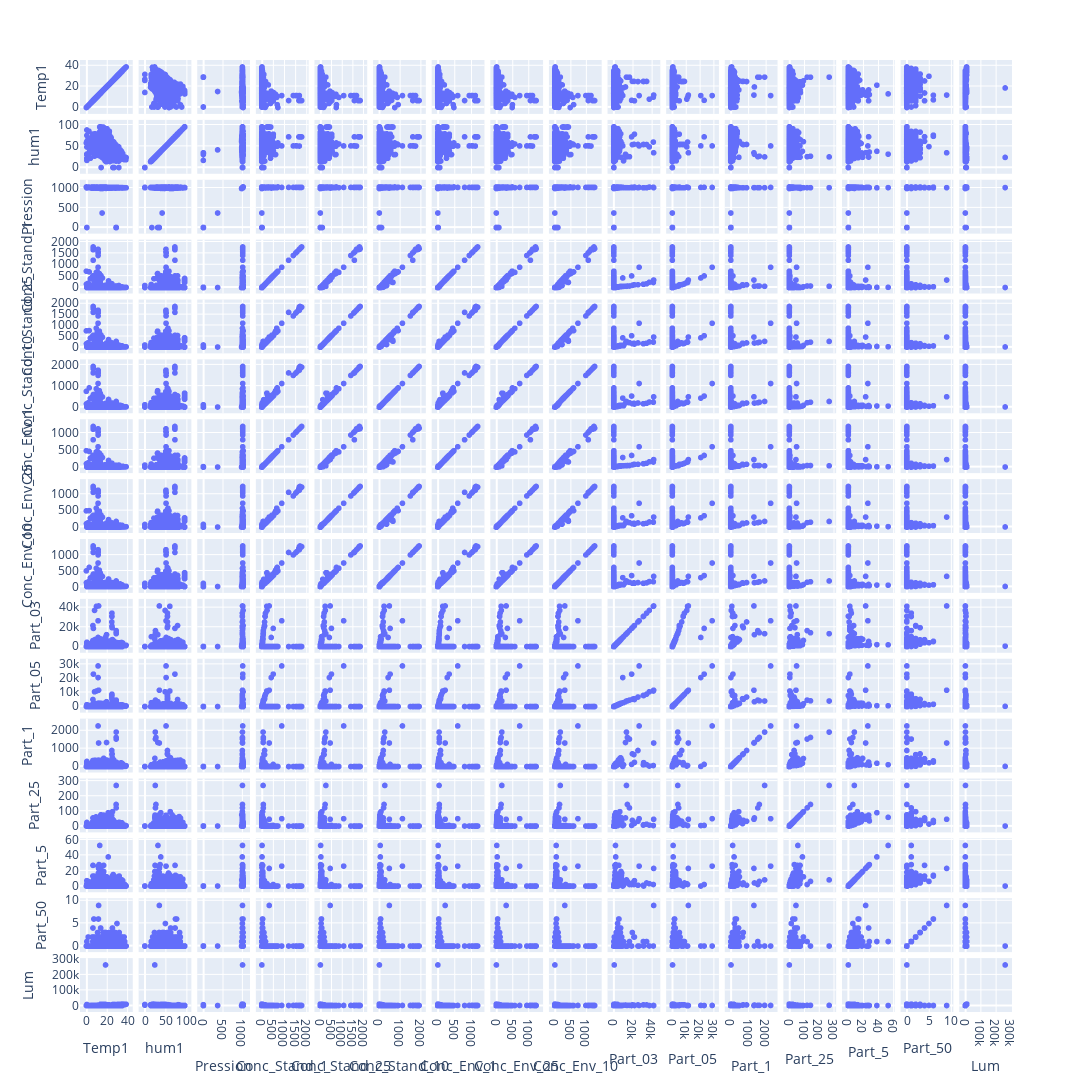

The cell this chart's notebook holds for it:
### Markdown cell above
# Pair plot

### Code cell
size = 1300
px.scatter_matrix(data, height=size, width=size)

### Figure 1 — Plotly figure (JSON) as saved in the notebook; plotly's stock layout.template omitted (floating-point values rounded to 4 significant figures; data arrays with more than 128 entries replaced by an {"elided": "..."} marker saying what was removed)
{"data": [{"dimensions": [{"axis": {"matches": true}, "label": "Temp1", "values": {"elided": "3036 float values"}}, {"axis": {"matches": true}, "label": "hum1", "values": {"elided": "3036 float values"}}, {"axis": {"matches": true}, "label": "Pression", "values": {"elided": "3036 float values"}}, {"axis": {"matches": true}, "label": "Conc_Stand_1", "values": {"elided": "3036 int values"}}, {"axis": {"matches": true}, "label": "Conc_Stand_25", "values": {"elided": "3036 int values"}}, {"axis": {"matches": true}, "label": "Conc_Stand_10", "values": {"elided": "3036 int values"}}, {"axis": {"matches": true}, "label": "Conc_Env_1", "values": {"elided": "3036 int values"}}, {"axis": {"matches": true}, "label": "Conc_Env_25", "values": {"elided": "3036 int values"}}, {"axis": {"matches": true}, "label": "Conc_Env_10", "values": {"elided": "3036 int values"}}, {"axis": {"matches": true}, "label": "Part_03", "values": {"elided": "3036 int values"}}, {"axis": {"matches": true}, "label": "Part_05", "values": {"elided": "3036 int values"}}, {"axis": {"matches": true}, "label": "Part_1", "values": {"elided": "3036 int values"}}, {"axis": {"matches": true}, "label": "Part_25", "values": {"elided": "3036 int values"}}, {"axis": {"matches": true}, "label": "Part_5", "values": {"elided": "3036 int values"}}, {"axis": {"matches": true}, "label": "Part_50", "values": {"elided": "3036 int values"}}, {"axis": {"matches": true}, "label": "Lum", "values": {"elided": "3036 int values"}}], "hovertemplate": "%{xaxis.title.text}=%{x}<br>%{yaxis.title.text}=%{y}<extra></extra>", "legendgroup": "", "marker": {"color": "#636efa", "symbol": "circle"}, "name": "", "showlegend": false, "type": "splom"}], "layout": {"dragmode": "select", "height": 1300, "legend": {"tracegroupgap": 0}, "margin": {"t": 60}, "width": 1300}}
